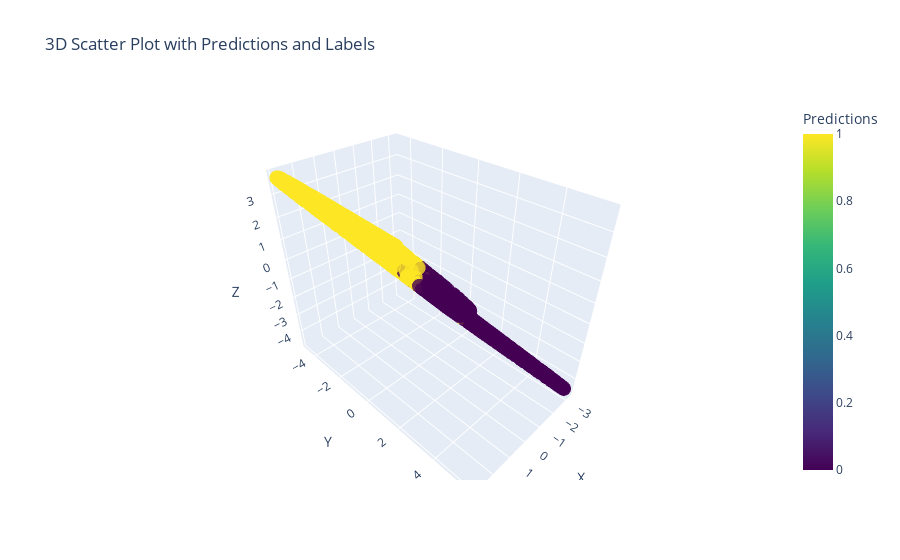

The code cell stored with this chart in its notebook:
### Code cell
plot_model_act(model_123,X_train)

### Figure 1 — Plotly figure (JSON) as saved in the notebook; plotly's stock layout.template omitted (floating-point values rounded to 4 significant figures; data arrays with more than 128 entries replaced by an {"elided": "..."} marker saying what was removed)
{"data": [{"marker": {"color": {"elided": "4000 int values"}, "colorbar": {"title": {"text": "Predictions"}}, "colorscale": [[0, "#440154"], [0.1111, "#482878"], [0.2222, "#3e4989"], [0.3333, "#31688e"], [0.4444, "#26828e"], [0.5556, "#1f9e89"], [0.6667, "#35b779"], [0.7778, "#6ece58"], [0.8889, "#b5de2b"], [1, "#fde725"]], "opacity": 0.8, "size": 5}, "mode": "markers", "text": {"elided": "4000 str values"}, "type": "scatter3d", "x": {"elided": "4000 float values"}, "y": {"elided": "4000 float values"}, "z": {"elided": "4000 float values"}}], "layout": {"scene": {"xaxis": {"title": {"text": "X"}}, "yaxis": {"title": {"text": "Y"}}, "zaxis": {"title": {"text": "Z"}}}, "title": {"text": "3D Scatter Plot with Predictions and Labels"}}}
